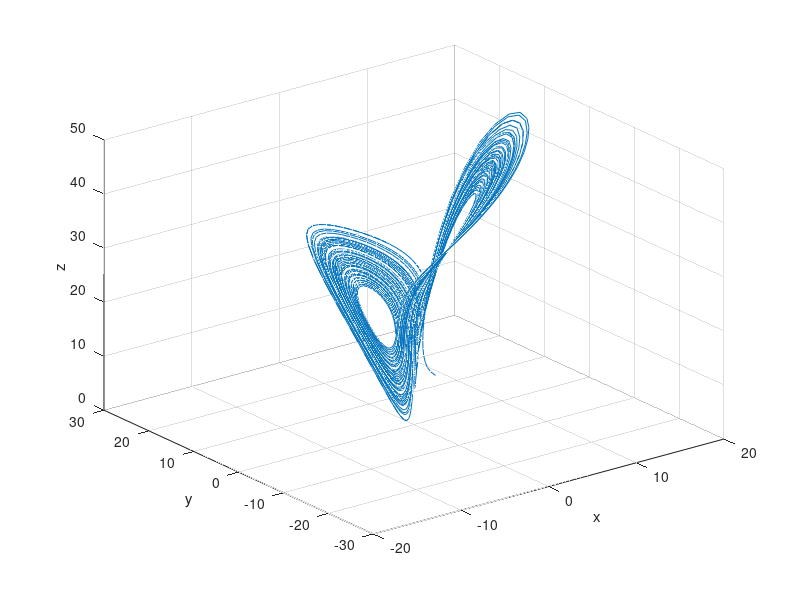

Reproduce this figure in MATLAB.
% Solve over time interval [0,100] with initial conditions [1,1,1]
% 'f' is set of differential equations
% 'a' is array containing x, y, and z variables
% 't' is time variable

% sigma = 10;
sigma = 14;

beta = 8/3;
rho = 28;
f = @(t,a) [-sigma*a(1) + sigma*a(2); rho*a(1) - a(2) - a(1)*a(3); -beta*a(3) + a(1)*a(2)];

% [t,a] = ode45(f,[0 100],[1 1 1]);     % Runge-Kutta 4th/5th order ODE solver
% [t,a] = ode45(f,[0 100],[5 5 5]);     % Runge-Kutta 4th/5th order ODE solver
[t,a] = ode45(f,[0 100],[5.001 5 5]);     % Runge-Kutta 4th/5th order ODE solver

figure(1)
plot3(a(:,1),a(:,2),a(:,3))
xlabel('x');ylabel('y');zlabel('z');grid
